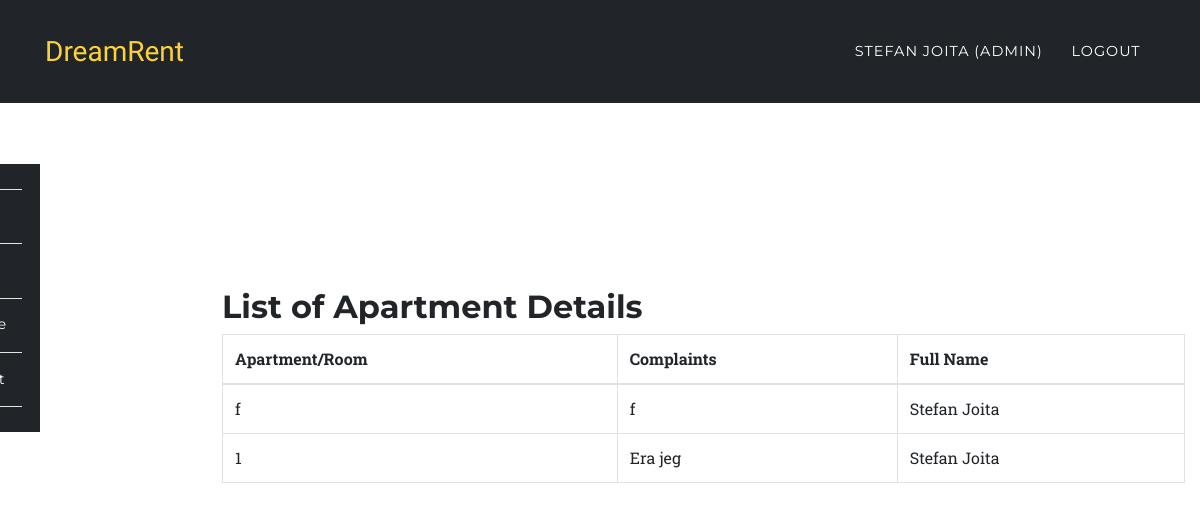
/app/cmplist.php (signed in), run on the app's committed database.
### tables this page shows
CREATE TABLE `cmps` (
  `id` int(11) NOT NULL,
  `name` varchar(100) DEFAULT NULL,
  `cmp` varchar(200) DEFAULT NULL,
  `username` varchar(200) DEFAULT NULL,
  `fullname` varchar(200) DEFAULT NULL
);

### app/cmplist.php (the view, shortened to what this page needs)
<?php
	require '../config/config.php';
		try {
			if($_SESSION['role'] == 'admin'){
				$stmt = $connect->prepare('SELECT * FROM cmps');
				$stmt->execute();
				$data = $stmt->fetchAll (PDO::FETCH_ASSOC);
			}
		}catch(PDOException $e) {
			$errMsg = $e->getMessage();
		}
?>
<?php include '../include/header.php';?>
	<nav class="navbar navbar-expand-lg navbar-dark fixed-top" style="background-color:#212529;" id="mainNav">
      <div class="container">
        <a class="navbar-brand js-scroll-trigger" href="../index.php">DreamRent</a>
        <div class="collapse navbar-collapse" id="navbarResponsive">
          <ul class="navbar-nav text-uppercase ml-auto">
            <li class="nav-item">
              <a class="nav-link" href="#"><?php echo $_SESSION['fullname']; ?> <?php if($_SESSION['role'] == 'admin'){ echo "(Admin)"; } ?></a>
            </li>
            <li class="nav-item">
              <a href="../auth/logout.php" class="nav-link">Logout</a>
            </li>
          </ul>
        </div>
      </div>
    </nav>
	<section style="padding-left:0px;">
		<?php include '../include/side-nav.php';?>
	</section>
<section class="wrapper" style="margin-left: 16%;margin-top: -13%;">
	<div class="container">
		<div class="row">
			<div class="col-12">
			<h2>List of Apartment Details</h2>
				<?php
						echo '<table class="table table-bordered">';
						echo '<thead>';
						echo '<tr>';
						echo '<th>Apartment/Room</th>';
						echo '<th>Complaints</th>';
						echo '<th>Full Name</th>';
						echo '</tr>';
						echo '    </thead>';
							echo '    <tbody>';
					foreach ($data as $key => $value) {
					     echo ' <tr>';
					      echo "<td>".$value['name']."</td>";
					     echo "<td>".$value['cmp']."</td>";
					     echo "<td>".$value['fullname']."</td>";
					     echo "</tr>";
					}
					echo ' </tbody>';
					echo '	  </table>';
				?>
			</div>
		</div>
	</div>
</section>
<?php include '../include/footer.php';?>

### assets/css/rent.css (style rules this page uses)
body { overflow-x: hidden; font-family: 'Roboto Slab', 'Helvetica Neue', Helvetica, Arial, sans-serif; }
a { color: #fed136; }
h1, h2, h3, h4, h5, h6 { font-weight: 700; font-family: 'Montserrat', 'Helvetica Neue', Helvetica, Arial, sans-serif; }
section { padding: 100px 0; }
@media (min-width: 768px) { section { padding: 140px 0; } }
#mainNav { background-color: #212529; }
#mainNav .navbar-brand { color: #fed136; font-family: 'Kaushan Script', 'Helvetica Neue', Helvetica, Arial, cursive; }
#mainNav .navbar-nav .nav-item .nav-link { font-size: 90%; font-weight: 400; padding: 0.75em 0; letter-spacing: 1px; color: white; font-family: 'Montserrat', 'Helvetica Neue', Helvetica, Arial, sans-serif; }
@media (min-width: 992px) { #mainNav { padding-top: 25px; padding-bottom: 25px; -webkit-transition: padding-top 0.3s, padding-bottom 0.3s; -moz-transition: padding-top 0.3s, padding-bottom 0.3s; transition: padding-top 0.3s, padding-bottom 0.3s; border: none; background-color: transparent; } }
@media (min-width: 992px) { #mainNav .navbar-brand { font-size: 1.75em; -webkit-transition: all 0.3s; -moz-transition: all 0.3s; transition: all 0.3s; } }
@media (min-width: 992px) { #mainNav .navbar-nav .nav-item .nav-link { padding: 1.1em 1em !important; } }

### assets/css/style.css (style rules this page uses)
.navbar { border-radius: 0px; }
section { padding-left: 15px; }

### data on the page
cmps: name "f", cmp "f", fullname "Stefan Joita"
cmps: name "1", cmp "Era jeg", fullname "Stefan Joita"

### other printed values
$_SESSION['fullname'] "STEFAN JOITA"
